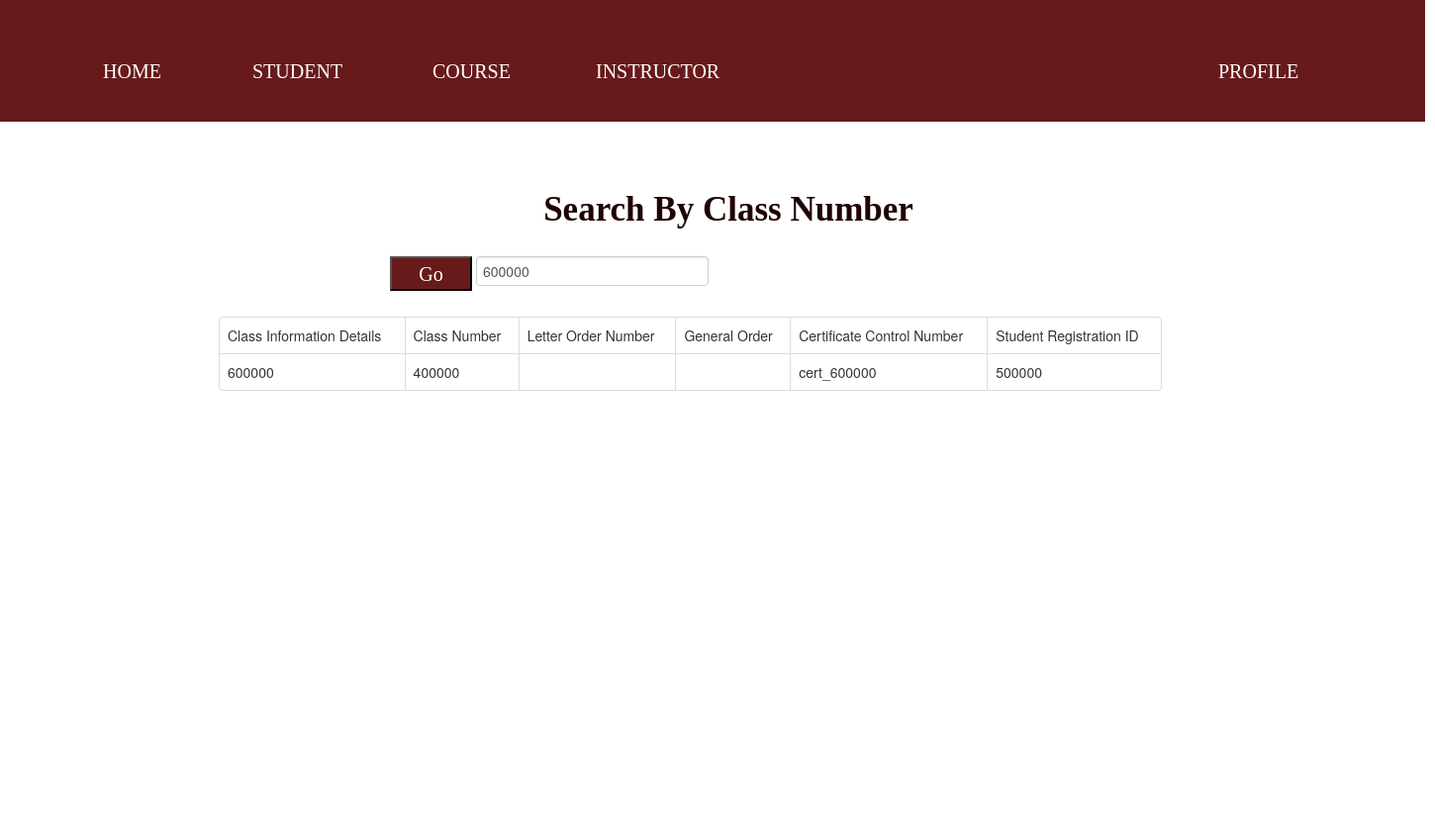
/student/search/search_class_num.php?class_number=600000, run on the app's committed database.
### tables this page shows
CREATE TABLE `class_information_details` (
  `class_info_id` int(11) NOT NULL,
  `class_number` varchar(30) NOT NULL,
  `letter_order_number` varchar(15) NOT NULL,
  `general_order` varchar(30) NOT NULL,
  `cert_ctrl_no` varchar(30) NOT NULL,
  `student_reg_id` int(11) NOT NULL
);

### student/search/search_class_num.php (the view, shortened to what this page needs)
<!DOCTYPE html>
<html>
<head>
    <link rel="stylesheet" a href="bootstrap.min.css"/>
</head>
<body>
    <h2>Search By Class Number</h2>
    <div class="s">
        <h3 class="h1">HOME</h3>
        <h3 class="h2">STUDENT</h3>
        <h3 class="h3">COURSE</h3>
        <h3 class="h4">INSTRUCTOR</h3>
        <h3 class="h5">PROFILE</h3>
    </div>
     <form action="" method="GET">
        <div>
            <div>
                <input type="text" name="class_number" value="<?php if(isset($_GET['class_number'])){echo $_GET['class_number'];} ?>" class="form-control c">
            </div>
            <div>
                <button type="submit" class="b">Go</button>
            </div>
        </div>
    </form>
     <div class="container d">
            <div class="row">
                <div class="col m-auto">
                    <div class="card mt-5">
                        <table class="table table-bordered">
                             <?php
                                    $con = mysqli_connect("localhost","root","","finals");
                                    if(isset($_GET['class_number']))
                                    {
                                        $class_number = $_GET['class_number'];
                                        $query = "SELECT * FROM class_information_details WHERE class_info_id='$class_number' ";
                                        $query_run = mysqli_query($con, $query);
                                        if(mysqli_num_rows($query_run) > 0)
                                        {
                                            ?>
                                            <tr>
                                                <td> Class Information Details </td>
                                                <td> Class Number </td>
                                                <td> Letter Order Number </td>
                                                <td> General Order </td>
                                                <td> Certificate Control Number  </td>
                                                <td> Student Registration ID </td>
                                            </tr>
                                            <?php
                                            foreach($query_run as $row)
                                            {
                                                    $class_id = $row['class_info_id'];
                                                    $class_num = $row['class_number'];
                                                    $order_num = $row['letter_order_number'];
                                                    $gen_order = $row['general_order'];
                                                    $cert = $row['cert_ctrl_no'];
                                                    $student_reg_id = $row['student_reg_id'];
                                                ?>
                                                <tr>
                                                    <td><?php echo $class_id ?></td>
                                                    <td><?php echo $class_num ?></td>
                                                    <td><?php echo $order_num ?></td>
                                                    <td><?php echo $gen_order ?></td>
                                                    <td><?php echo $cert ?></td>
                                                    <td><?php echo $student_reg_id ?></td>
                                                </tr>
                                                <?php
                                            }
                                        }
                                        else
                                        {
                                            echo "No Record Found";
                                        }
                                    }
                                ?>
                        </table>
                    </div>
                </div>
            </div>
        </div>
</body>
</html>

### student/search/search_class_num.php (style rules this page uses)
.s { position: absolute; width: 1440px; height: 123px; left: 0px; top: 0px; background: #681A1A; }
.b { position: absolute; width: 83px; height: 35px; left: 394px; top: 259px; font-family: 'Montserrat'; font-style: normal; font-weight: 400; font-size: 20px; line-height: 24px; text-align: center; color: #FFFFFF; background: #681A1A; }
.c { position: absolute; width: 221px; height: 35px; left: 481px; top: 259px; background: #D9D9D9; }
.d { position: absolute; width: 933px; height: 529px; left: 241px; top: 320px; }
h2 { position: absolute; width: 508px; height: 33px; left: 482px; top: 180px; font-family: 'Montserrat'; font-style: normal; font-weight: 700; font-size: 35px; line-height: 43px; text-align: center; color: #1F0303; }
.h1 { position: absolute; width: 73px; height: 19px; left: 104px; top: 50px; font-family: 'Montserrat'; font-style: normal; font-weight: 400; font-size: 20px; line-height: 24px; color: #FFFFFF; }
.h2 { position: absolute; width: 104px; height: 19px; left: 255px; top: 50px; font-family: 'Montserrat'; font-style: normal; font-weight: 400; font-size: 20px; line-height: 24px; color: #FFFFFF; }
.h3 { position: absolute; width: 96px; height: 19px; left: 437px; top: 50px; font-family: 'Montserrat'; font-style: normal; font-weight: 400; font-size: 20px; line-height: 24px; color: #FFFFFF; }
.h4 { position: absolute; width: 158px; height: 19px; left: 602px; top: 50px; font-family: 'Montserrat'; font-style: normal; font-weight: 400; font-size: 20px; line-height: 24px; color: #FFFFFF; }
.h5 { position: absolute; width: 99px; height: 19px; left: 1231px; top: 50px; font-family: 'Montserrat'; font-style: normal; font-weight: 400; font-size: 20px; line-height: 24px; color: #FFFFFF; }

### data on the page
class_information_details: class_info_id "600000", class_number "400000", cert_ctrl_no "cert_600000", student_reg "500000"
